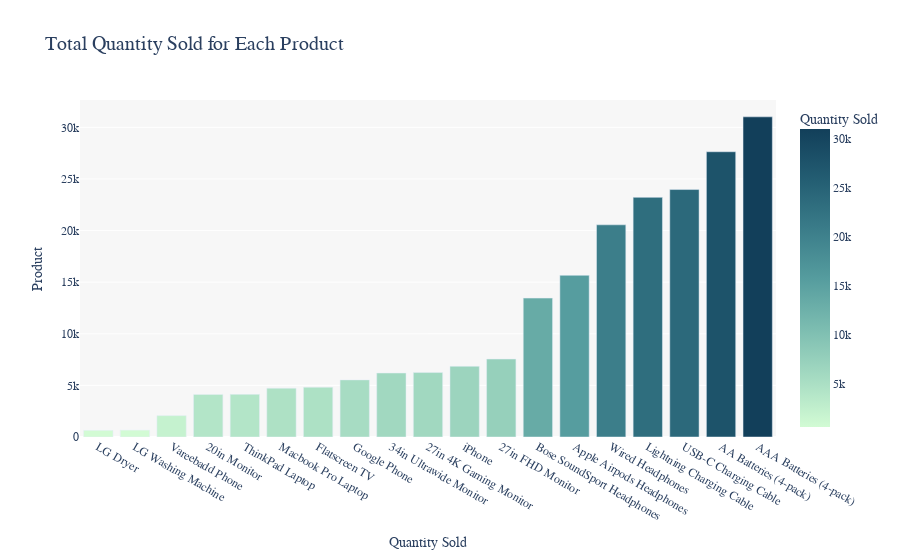

Notebook cell for this chart:
### Markdown cell above
### 1. Which is our most sold product?

### Code cell
best_product = maindf.groupby('Product')
quantity_sold = best_product['Quantity Ordered'].sum()
product_data = quantity_sold.reset_index()
product_data = product_data.sort_values('Quantity Ordered', ascending=True).rename(columns={'Quantity Ordered': 'Quantity Sold'})


fig = px.bar(product_data, 
             x='Product',
             y='Quantity Sold',
             orientation='v', 
             title='Total Quantity Sold for Each Product',
             color='Quantity Sold', 
             color_continuous_scale='darkmint',
             labels={'Quantity Sold': 'Quantity Sold', 'Product': 'Product'})


fig.update_layout(
    title_font_size=20,
    xaxis_title="Quantity Sold",
    yaxis_title="Product",
    xaxis_tickfont_size=12,
    yaxis_tickfont_size=12,
    font_family="Arial Black",
    plot_bgcolor="rgba(245, 245, 245, 0.8)",
    bargap=0.2,
    height=500,
)

fig.show()
fig.write_html("product_quantity_bar.html")

### Figure 1 — Plotly figure (JSON) as saved in the notebook; plotly's stock layout.template omitted (floating-point values rounded to 4 significant figures)
{"data": [{"alignmentgroup": "True", "hovertemplate": "Product=%{x}<br>Quantity Sold=%{marker.color}<extra></extra>", "legendgroup": "", "marker": {"color": [646, 666, 2068, 4129, 4130, 4728, 4819, 5532, 6199, 6244, 6849, 7550, 13457, 15661, 20557, 23217, 23975, 27635, 31017], "coloraxis": "coloraxis", "pattern": {"shape": ""}}, "name": "", "offsetgroup": "", "orientation": "v", "showlegend": false, "textposition": "auto", "type": "bar", "x": ["LG Dryer", "LG Washing Machine", "Vareebadd Phone", "20in Monitor", "ThinkPad Laptop", "Macbook Pro Laptop", "Flatscreen TV", "Google Phone", "34in Ultrawide Monitor", "27in 4K Gaming Monitor", "iPhone", "27in FHD Monitor", "Bose SoundSport Headphones", "Apple Airpods Headphones", "Wired Headphones", "Lightning Charging Cable", "USB-C Charging Cable", "AA Batteries (4-pack)", "AAA Batteries (4-pack)"], "xaxis": "x", "y": [646, 666, 2068, 4129, 4130, 4728, 4819, 5532, 6199, 6244, 6849, 7550, 13457, 15661, 20557, 23217, 23975, 27635, 31017], "yaxis": "y"}], "layout": {"autosize": true, "bargap": 0.2, "barmode": "relative", "coloraxis": {"colorbar": {"title": {"text": "Quantity Sold"}}, "colorscale": [[0, "rgb(210, 251, 212)"], [0.1667, "rgb(165, 219, 194)"], [0.3333, "rgb(123, 188, 176)"], [0.5, "rgb(85, 156, 158)"], [0.6667, "rgb(58, 124, 137)"], [0.8333, "rgb(35, 93, 114)"], [1, "rgb(18, 63, 90)"]]}, "font": {"family": "Arial Black"}, "legend": {"tracegroupgap": 0}, "plot_bgcolor": "rgba(245, 245, 245, 0.8)", "title": {"font": {"size": 20}, "text": "Total Quantity Sold for Each Product"}, "xaxis": {"anchor": "y", "autorange": true, "domain": [0, 1], "range": [-0.5, 18.5], "tickfont": {"size": 12}, "title": {"text": "Quantity Sold"}, "type": "category"}, "yaxis": {"anchor": "x", "autorange": true, "domain": [0, 1], "range": [0, 32650.0], "tickfont": {"size": 12}, "title": {"text": "Product"}, "type": "linear"}}}
